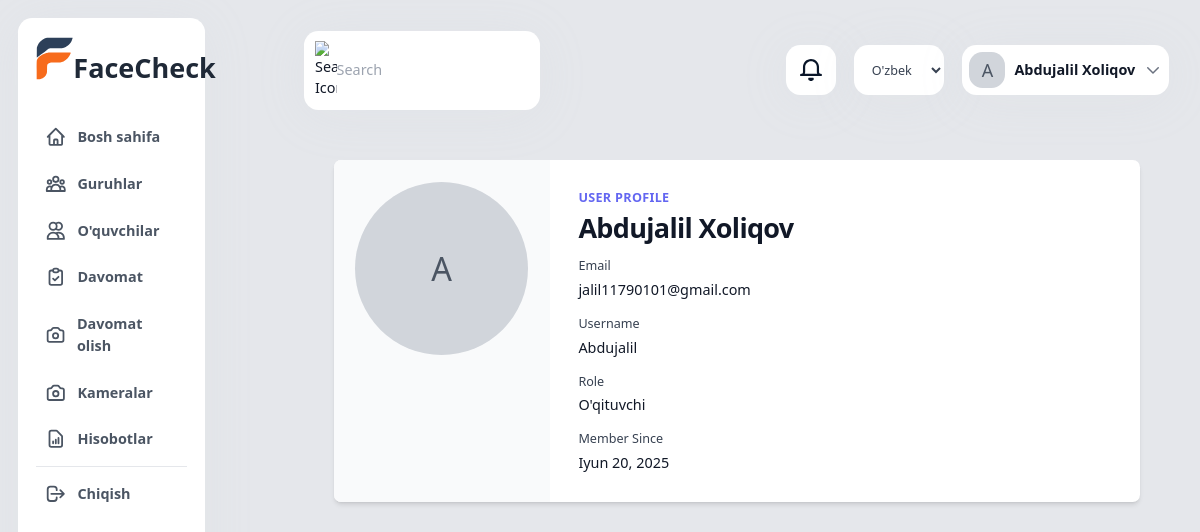
The page /uz/profile/ (signed in) on the database its author committed.
### app/models.py (models this page shows, shortened)
class CustomUser(AbstractUser):
    USER_TYPE_CHOICES = (
        ('super_admin', 'Super Admin'),
        ('management', 'Rahbariyat'),
        ('teacher', 'O\'qituvchi'),
        ('student', 'O\'quvchi'),
        ('parent', 'Ota-ona'),
    )
    user_type = models.CharField(max_length=20, choices=USER_TYPE_CHOICES)
    phone_number = models.CharField(max_length=15, blank=True)
    profile_image = models.ImageField(upload_to='profile_pictures/', null=False, blank=False)
    face_encoding = models.BinaryField(null=True, blank=True)
    class Meta:
        verbose_name = _('Foydalanuvchi')
        verbose_name_plural = _('Foydalanuvchilar')

### app/views.py (the view)
# urls.py: path('profile/', views.user_profile, name='user_profile'),  # Add this line for user profile
@login_required
def user_profile(request):
    user = request.user
    context = {
        'title': 'Profile',
        'user': user
    }
    if request.method == 'POST':
        pass
    return render(request, 'auth/profile.html', context)

### app/context_processors.py (called while the page is built)
def camera_status(request):
    context = {}
    if request.user.is_authenticated and (request.user.is_staff or request.user.is_superuser):
        context['active_camera_count'] = Camera.objects.filter(active=True).count()
    return context

### app/templates/auth/profile.html (shortened to what this page needs)
{% extends 'base.html' %}
{% load static %}
{% load i18n %}
{% block content %}
<div class="container mx-auto px-4 py-8">
    <div class="max-w-4xl mx-auto bg-white rounded-lg shadow-md overflow-hidden">
        <div class="md:flex">
            <div class="md:flex-shrink-0 p-6 bg-gray-50">
                {% if user.profile_image %}
                    <img class="h-48 w-48 rounded-full object-cover mx-auto" src="{{ user.profile_image.url }}" alt="{{ user.get_full_name }}">
                {% else %}
                    <div class="h-48 w-48 rounded-full bg-gray-300 flex items-center justify-center mx-auto">
                        <span class="text-4xl text-gray-600">{{ user.get_full_name|make_list|first|upper }}</span>
                    </div>
                {% endif %}
            </div>
            <div class="p-8">
                <div class="uppercase tracking-wide text-sm text-indigo-500 font-semibold">{% trans "User Profile" %}</div>
                <h1 class="mt-2 text-3xl leading-8 font-bold tracking-tight text-gray-900">{{ user.get_full_name }}</h1>
                <div class="mt-4 grid grid-cols-1 gap-4">
                    <div>
                        <label class="block text-sm font-medium text-gray-700">{% trans "Email" %}</label>
                        <div class="mt-1 text-gray-900">{{ user.email }}</div>
                    </div>
                    <div>
                        <label class="block text-sm font-medium text-gray-700">{% trans "Username" %}</label>
                        <div class="mt-1 text-gray-900">{{ user.username }}</div>
                    </div>
                    <div>
                        <label class="block text-sm font-medium text-gray-700">{% trans "Role" %}</label>
                        <div class="mt-1 text-gray-900">{{ user.get_user_type_display }}</div>
                    </div>
                    {% if user.date_joined %}
                    <div>
                        <label class="block text-sm font-medium text-gray-700">{% trans "Member Since" %}</label>
                        <div class="mt-1 text-gray-900">{{ user.date_joined|date:"F j, Y" }}</div>
                    </div>
                    {% endif %}
                </div>
            </div>
        </div>
    </div>
</div>
{% endblock %}

### app/templates/details/header.html (shortened to what this page needs)
{% load static %}
{% load i18n %}
<div class="container w-full mx-auto p-6">
    <div class="flex justify-between items-center mb-7.5">
        <div class="search-bar flex items-center bg-white rounded-2xl p-3 w-[16.375rem] shadow-[0px_6px_58px_#c3cbd61a]">
            <img src="{% static 'assets/images/img_icn_general_search.svg' %}" alt="{% trans 'Search Icon' %}" width="24" height="24" class="mr-2.75" />
            <input type="text" placeholder="{% trans 'Search' %}" class="border-none outline-none text-base text-gray-600 w-full bg-transparent" />
        </div>
        <div class="user-actions flex items-center">
            <div class="notifications bg-white rounded-2xl w-14 h-14 flex justify-center items-center mr-5 shadow-[0px_6px_58px_#c3cbd61a] cursor-pointer">
                <img src="{% static 'assets/images/img_icn_general_notifications.svg' %}" alt="{% trans 'Notifications' %}" width="24" height="24" />
            </div>
            <div class="relative flex items-center">
                <form action="{% url 'set_language' %}" method="post" class="mr-5">
                    <select name="language" onchange="this.form.submit()" class="bg-white rounded-2xl h-14 w-[100px] text-sm text-gray-700 px-4 py-1 shadow-[0px_6px_58px_#c3cbd61a] focus:outline-none hover:bg-gray-50 cursor-pointer">
                        {% get_current_language as LANGUAGE_CODE %}
                        {% get_available_languages as LANGUAGES %}
                        {% for lang in LANGUAGES %}
                            <option value="{{ lang.0 }}" {% if lang.0 == LANGUAGE_CODE %}selected{% endif %}>
                                {{ lang.1 }}
                            </option>
                        {% endfor %}
                    </select>
                </form>
                <button type="button" onclick="toggleDropdown()" class="user-profile flex items-center bg-white h-14 rounded-2xl p-2 shadow-[0px_6px_58px_#c3cbd61a] hover:bg-gray-50">
                    {% if request.user.profile_image %}
                        <img src="{{ request.user.profile_image.url }}" alt="{% trans 'User Profile' %}" class="profile-pic w-[40px] rounded-[0.9375rem] mr-2.5" />
                    {% else %}
                        <span class="profile-pic w-[40px] h-[40px] rounded-[0.9375rem] mr-2.5 bg-gray-300 flex items-center justify-center text-xl text-gray-600">{{ request.user.get_full_name|make_list|first|upper }}</span>
                    {% endif %}
                    <span class="text-base font-bold text-gray-900 mr-2.5">{{ user.get_full_name }}</span>
                    <svg class="w-5 h-5 text-gray-500" fill="none" stroke="currentColor" viewBox="0 0 24 24">
                        <path stroke-linecap="round" stroke-linejoin="round" stroke-width="2" d="M19 9l-7 7-7-7" />
                    </svg>
                </button>
            </div>
        </div>
    </div>
</div>

### app/templates/base.html (style rules this page uses)
body { zoom: 0.9; -moz-transform: scale(0.9); -moz-transform-origin: 0 0; }

### rows shown on the page
CustomUser: user.get_full_name|make_list "A", get_full_name "Abdujalil Xoliqov", get_full_name|make_list "A", email "jalil11790101@gmail.com", username "Abdujalil", user_type "O'qituvchi", date_joined "Iyun 20, 2025"

### other values the page prints
form field language "O'zbek tili"
